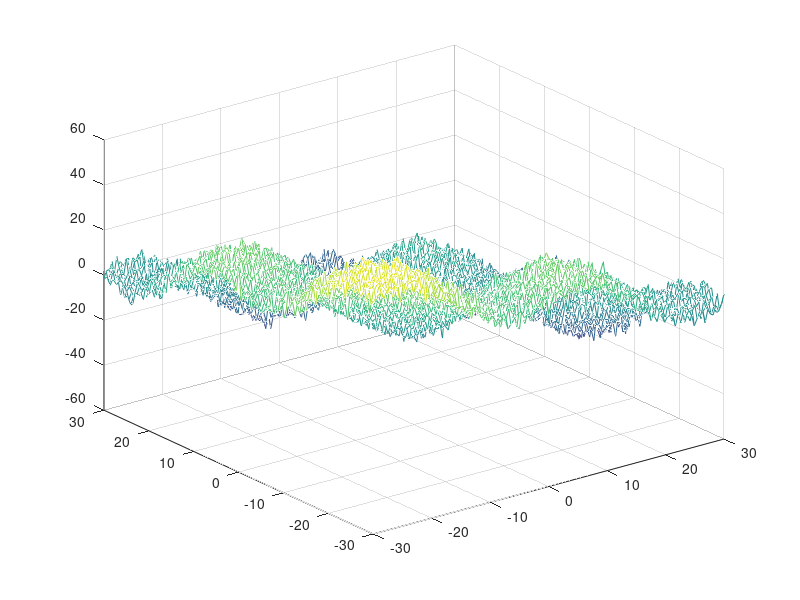

The MATLAB source for this figure: (Note: this script raises an error after producing the figure.)
clc;
clear all; close all;
warning('off','all'); load('proj_fit_08.mat');     x1=id.X{1,1};
x2=id.X{2,1};
y=id.Y; x1v=val.X{1,1};
x2v=val.X{2,1}; yv=val.Y; M=length(x1); mesh(x1,x2,y);
mesh(x1v,x2v,yv);
Nv=length(yv);
% =============IDENTIFICARE VALORI ===========
X1flat=[]; 
for i=1:M
x1linie=part1_fctforflat(M,x1(i)); 
X1flat=[X1flat,x1linie];
 
end
X2flat=[];
for i=1:M
for j=1:M
X2flat=[X2flat,x2(j)];
end
end
Xflat=[X1flat;X2flat];
Yflat=reshape(y,1,M*M);

%==============VALIDARE VALORI=============
X1val=[]; for i=1:Nv
x1vallinie=part1_fctforflat(Nv,x1v(i)); X1val=[X1val,x1vallinie];
end
X2val=[]; for i=1:Nv
for j=1:Nv
X2val=[X2val,x2v(j)];
end
end
Xvalflat=[X1val;X2val];

%========== variabile pentru a salva informatiile la gradul optim========== 
errid_minim=9999;
errval_minim=0; grad_optim=1; yidentificare_optim=[]; yvalidare_optim=[]; m_max=5;
for m=1:m_max
%====================IDENTIFICARE ============ 
PSI=[];
for i=1:M*M
L=part1_fforpsi(m,Xflat(:,i)); PSI=[PSI;L];
end
A=PSI\Yflat'; y_sim=PSI*A;
y_est=reshape(y_sim,M,M); e=sum((y-y_est).^2); MSE(m)=1/length(e)^2*sum(e);


%=============== VALIDARE =============  
PSIv=[];
for i=1:Nv*Nv
L=part1_fforpsi(m,Xvalflat(:,i)); PSIv=[PSIv;L];
end

y_simVAL=PSIv*A; y_estVAL=reshape(y_simVAL,Nv,Nv); eVAL = sum((yv-y_estVAL).^2);
MSEval(m)= 1/(length(eVAL)^2)*sum(eVAL);
 

%Determinare grad optim (cea mai mica eroare) 
if MSE(m) < errid_minim
errid_minim=MSE(m); errval_minim=MSEval(m); grad_optim=m; yidentificare_optim=y_est; yvalidare_optim=y_estVAL;
end

end

mesh(x1,x2,y);
figure;
mesh(x1,x2,yidentificare_optim);
title(['MSE identificare =',num2str(errid_minim)]); figure;
mesh(x1v,x2v,yvalidare_optim);
title(['MSE validare =',num2str(errval_minim)]); figure;
plot(1:m_max,MSE,'r',1:m_max,MSEval,grad_optim,MSE(grad_optim),'*g'); legend('identificare','validare');
